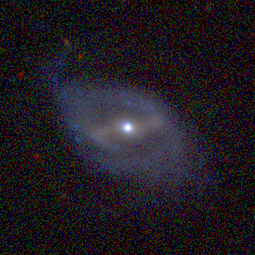
#> input picture png/PGC0010726.png, 255 x 255 px; its folder holds only this picture in this run
$ jupyter execute --allow-errors t-SNE-efigi_colored.ipynb
#> lines starting #> are read from the running program, lines starting #| are printed output that depends on the picture
A análise t-SNE produz visualizações bidimensionais onde galáxias com características semelhantes aparecem próximas umas das outras. Vamos entender como interpretar esses resultados:
1. Princípios Fundamentais do t-SNE

    Preserva vizinhanças locais: Pontos próximos no espaço original (alto dimensional) tendem a ficar próximos na projeção 2D

    Não preserva distâncias globais: Agrupamentos distantes no gráfico não necessariamente são diferentes

    É estocástico: Diferentes execuções podem produzir layouts ligeiramente diferentes

2. Elementos Chave para Análise
a) Agrupamentos Naturais

Procure por concentrações densas de pontos no gráfico. Cada agrupamento provavelmente representa:

    Galáxias com morfologias similares (elípticas, espirais, irregulares)

    Galáxias com padrões de cor semelhantes

    Galáxias em estágios evolutivos parecidos

b) Padrões de Separação

Observe como os diferentes agrupamentos se relacionam:

    Agrupamentos bem separados indicam classes distintas

    Transições suaves sugerem um continuum de propriedades

c) Efeito da Perplexidade

Compare os gráficos com diferentes valores de perplexidade:

    Perplexidade baixa (5-15): Enfatiza estruturas locais, pode mostrar muitos pequenos agrupamentos

    Perplexidade alta (30-100): Revela estruturas mais globais, com menos mas maiores agrupamentos

3. Guia Passo a Passo para Interpretação

    Identifique os principais agrupamentos no gráfico t-SNE

    Analise as miniaturas (quando disponíveis) para entender o que cada agrupamento representa visualmente

    Compare com o PCA para ver se os padrões são consistentes ou revelam novas relações

    Varie a perplexidade para entender estruturas em diferentes escalas

    Procure por outliers - pontos isolados podem representar galáxias com características únicas

4. Exemplo Prático de Interpretação

Suponha que seu t-SNE mostre:

    Agrupamento A (canto superior esquerdo): Miniaturas mostram galáxias elípticas vermelhas

    Agrupamento B (centro direito): Galáxias espirais azuis com braços bem definidos

    Região C (inferior): Galáxias irregulares com formação estelar intensa

Isso sugere que o t-SNE está capturando:

    A sequência de Hubble (elípticas → espirais)

    A correlação cor-forma (vermelho/elíptica vs azul/espiral)

    Galáxias starburst como uma classe distinta

5. Limitações e Cuidados

    Não use distâncias absolutas entre agrupamentos como medida de dissimilaridade

    Execute múltiplas vezes para verificar consistência dos padrões

    Combine com outras técnicas como PCA ou UMAP para validação

    Considere o tamanho dos agrupamentos - maiores não necessariamente significam mais comuns, podem refletir apenas maior variabilidade interna

A interpretação ideal combina a análise quantitativa (gráficos t-SNE) com a qualitativa (inspeção visual das imagens nos agrupamentos).

[cell 1]
import os
import numpy as np
import matplotlib.pyplot as plt
from PIL import Image
from sklearn.decomposition import PCA
from sklearn.manifold import TSNE
import seaborn as sns
from matplotlib.offsetbox import OffsetImage, AnnotationBbox

# Configurações
base_dir = './png'
image_size = (128, 128)  # Tamanho para redimensionamento
n_components_pca = 50    # Número de componentes para redução inicial com PCA
perplexity_values = [5, 15, 30, 50, 100]  # Valores de perplexidade para testar no t-SNE

# Função para carregar e processar imagens
def load_images(image_dir, size):
#> called with image_dir = './png', size = (128, 128)
    image_list = []
    image_files = [f for f in os.listdir(image_dir) if f.endswith('.png')]

    for image_name in image_files:
        img_path = os.path.join(image_dir, image_name)
        try:
            img = Image.open(img_path).convert('L')  # Escala de cinza
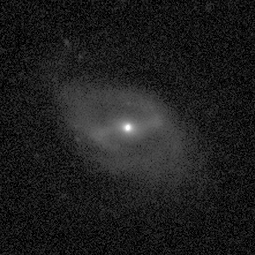
#> img: PIL image 255x255 L; min 0, max 255, mean 29.7
            img = img.resize(size)
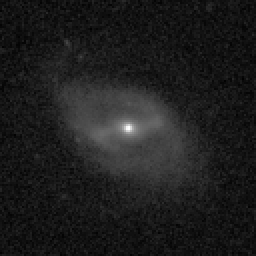
#> img: PIL image 128x128 L (shown 2 times larger); min 1, max 255, mean 29.7
            img_array = np.array(img).flatten()
#> img_array = 16384 values, max 255 at index 8256, min 1 at index 1837, mean 29.7
            image_list.append(img_array)
        except Exception as e:
            print(f"Erro ao processar {image_name}: {e}")

    if not image_list:
        raise ValueError("Nenhuma imagem foi carregada. Verifique o diretório.")

    return np.array(image_list), image_files

# Função para visualização t-SNE com miniaturas
def plot_tsne_with_images(X_tsne, images, image_size, title):
    fig, ax = plt.subplots(figsize=(20, 15))
    ax.scatter(X_tsne[:, 0], X_tsne[:, 1], alpha=0)

    for i, (x, y) in enumerate(X_tsne):
        img = images[i].reshape(image_size)
        im = OffsetImage(img, zoom=0.5, cmap='gray')
        ab = AnnotationBbox(im, (x, y), xycoords='data', frameon=False)
        ax.add_artist(ab)

    ax.update_datalim(X_tsne)
    ax.autoscale()
    plt.title(title)
    plt.xlabel("t-SNE 1")
    plt.ylabel("t-SNE 2")
    plt.show()

# Carregar imagens
X, image_names = load_images(base_dir, image_size)
#> image_names = ['PGC0010726.png']

# Redução inicial com PCA (opcional mas recomendado para grandes conjuntos de dados)
pca = PCA(n_components=min(n_components_pca, X.shape[0], X.shape[1]))
X_pca = pca.fit_transform(X)
#> X_pca = [0]

# Executar t-SNE para diferentes valores de perplexidade
#> (the rest of this cell did not finish here and is left out)

$ run again, on png/PGC0023266.png
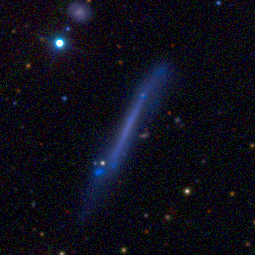
#> input picture png/PGC0023266.png, 255 x 255 px
#> in load_images, `img = Image.open(img_path).convert('L')`:
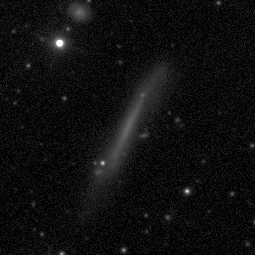
#> img: PIL image 255x255 L; min 0, max 255, mean 15.2
#> img_array = 16384 values, max 255 at index 2717, min 0 at index 1896, mean 15.18
#> image_names = ['PGC0023266.png']
#> X_pca = [0]

$ run again, on png/PGC0023313.png
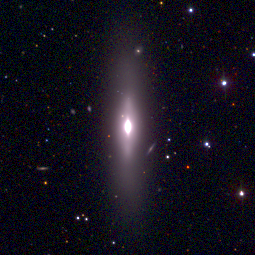
#> input picture png/PGC0023313.png, 255 x 255 px
#> in load_images, `img = Image.open(img_path).convert('L')`:
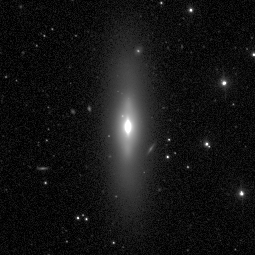
#> img: PIL image 255x255 L; min 0, max 255, mean 20.5
#> img_array = 16384 values, max 255 at index 7872, min 0 at index 11263, mean 20.52
#> image_names = ['PGC0023313.png']
#> X_pca = [0]

$ run again, on png/PGC0023480.png
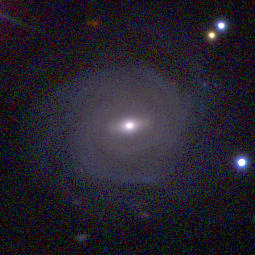
#> input picture png/PGC0023480.png, 255 x 255 px
#> in load_images, `img = Image.open(img_path).convert('L')`:
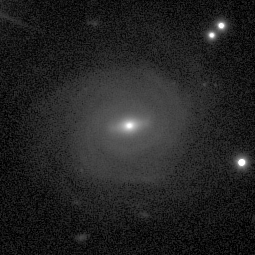
#> img: PIL image 255x255 L; min 0, max 255, mean 35.2
#> img_array = 16384 values, max 255 at index 1646, min 2 at index 15614, mean 35.2
#> image_names = ['PGC0023480.png']
#> X_pca = [0]

$ run again, on png/PGC0022343.png
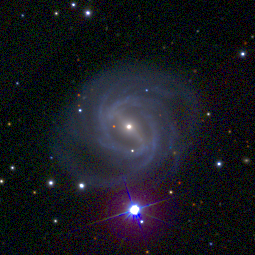
#> input picture png/PGC0022343.png, 255 x 255 px
#> in load_images, `img = Image.open(img_path).convert('L')`:
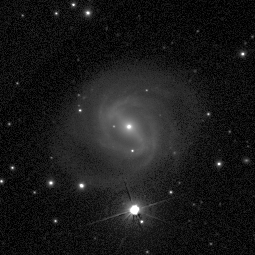
#> img: PIL image 255x255 L; min 0, max 255, mean 25.7
#> img_array = 16384 values, max 255 at index 8128, min 1 at index 379, mean 25.7
#> image_names = ['PGC0022343.png']
#> X_pca = [0]
